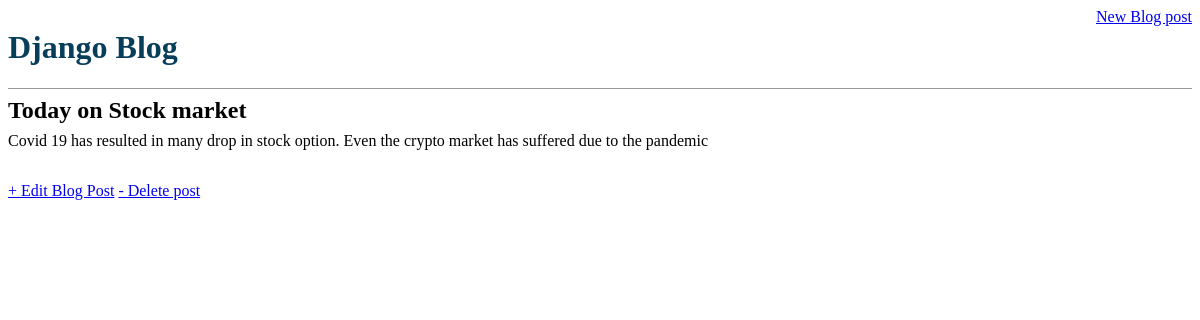
Page /post/6/ on the committed database.
### blog/models.py (models this page shows, shortened)
class Post(models.Model):
    title = models.CharField(max_length=200)
    author = models.ForeignKey(
        'auth.User',
        on_delete=models.CASCADE,
    )
    body = models.TextField()

### blog/views.py (the view)
# urls.py: path('post/<int:pk>/', BlogDetailView.as_view(), name='post_detail'),
class BlogDetailView(DetailView):
    model = Post
    template_name = 'post_detail.html'

### blog/templates/post_detail.html (shortened to what this page needs)
{% extends 'base.html' %}
        {% block content %}
        <div class="post-entry">
            <h2> {{ post.title}} </h2>
            <p> {{ post.body }}</p>
        </div>
        <a href="{% url 'post_edit' post.pk%}">+ Edit Blog Post</a>
        <a href="{% url 'post_delete' post.pk %}">- Delete post</a>
        {% endblock content %}

### blog/static/css/base.css (style rules this page uses)
body { font-family: 'CMUSerifRoman'; font-weight: normal; font-style: normal; }
.post-entry { margin-bottom: 2rem; }
.post-entry h2 { margin:0.5rem 0; }
.post-entry p { margin: 0; font-weight: 400; }

### rows in the picture
Post: title "Today on Stock market", body "Covid 19 has resulted in many drop in stock option. Even the crypto market has suffered due to the pandemic"
